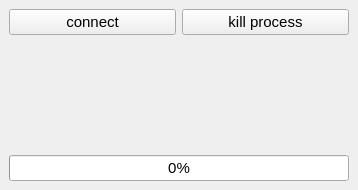
<?xml version="1.0" encoding="UTF-8"?>
<ui version="4.0">
 <class>QgsWpsDockWidget</class>
 <widget class="QDockWidget" name="QgsWpsDockWidget">
  <property name="geometry">
   <rect>
    <x>0</x>
    <y>0</y>
    <width>358</width>
    <height>190</height>
   </rect>
  </property>
  <property name="sizePolicy">
   <sizepolicy hsizetype="Preferred" vsizetype="Fixed">
    <horstretch>0</horstretch>
    <verstretch>0</verstretch>
   </sizepolicy>
  </property>
  <property name="minimumSize">
   <size>
    <width>285</width>
    <height>190</height>
   </size>
  </property>
  <property name="maximumSize">
   <size>
    <width>524287</width>
    <height>190</height>
   </size>
  </property>
  <property name="baseSize">
   <size>
    <width>0</width>
    <height>0</height>
   </size>
  </property>
  <property name="font">
   <font>
    <pointsize>11</pointsize>
    <weight>50</weight>
    <bold>false</bold>
   </font>
  </property>
  <property name="floating">
   <bool>false</bool>
  </property>
  <property name="features">
   <set>QDockWidget::AllDockWidgetFeatures</set>
  </property>
  <property name="allowedAreas">
   <set>Qt::LeftDockWidgetArea</set>
  </property>
  <property name="windowTitle">
   <string>QGIS WPS-SEXTANTE Client</string>
  </property>
  <widget class="QWidget" name="dockWidgetContents">
   <layout class="QGridLayout" name="gridLayout">
    <item row="0" column="0">
     <layout class="QHBoxLayout" name="horizontalLayout">
      <item>
       <widget class="QPushButton" name="btnConnect">
        <property name="text">
         <string>connect</string>
        </property>
       </widget>
      </item>
      <item>
       <widget class="QPushButton" name="btnKill">
        <property name="text">
         <string>kill process</string>
        </property>
       </widget>
      </item>
     </layout>
    </item>
    <item row="2" column="0">
     <widget class="QProgressBar" name="progressBar">
      <property name="value">
       <number>0</number>
      </property>
     </widget>
    </item>
    <item row="1" column="0">
     <widget class="QLabel" name="lblProcess">
      <property name="sizePolicy">
       <sizepolicy hsizetype="Expanding" vsizetype="Preferred">
        <horstretch>0</horstretch>
        <verstretch>0</verstretch>
       </sizepolicy>
      </property>
      <property name="text">
       <string/>
      </property>
      <property name="wordWrap">
       <bool>true</bool>
      </property>
     </widget>
    </item>
   </layout>
  </widget>
 </widget>
 <resources/>
 <connections/>
</ui>
